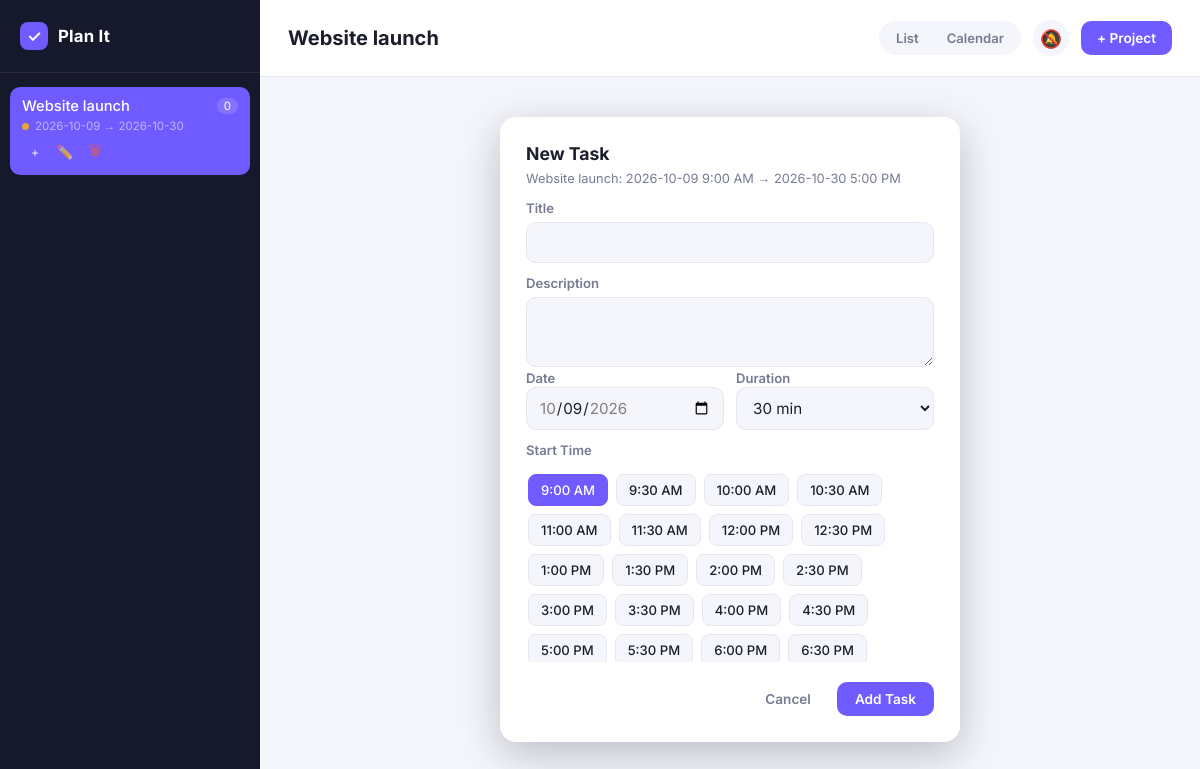
Screenshot of /project/428/activity/new with the database file from the repository.
### tables this page shows
CREATE TABLE project (
  id INTEGER PRIMARY KEY AUTOINCREMENT,
  title TEXT NOT NULL,
  start_date TEXT NOT NULL,
  start_time TEXT NOT NULL,
  end_date TEXT NOT NULL,
  end_time TEXT NOT NULL
);

### app.py (the view)
@app.route("/project/<int:project_id>/activity/new", methods=["GET", "POST"])
def new_activity(project_id):
    project = queries.get_project(project_id)
    if request.method == "POST":
        return _save_activity(project_id, None)
    activities = queries.get_activities(project_id)
    slots = th.generate_time_slots_for_date(
        f'{project["start_date"]}T{project["start_time"]}',
        f'{project["end_date"]}T{project["end_time"]}',
        project["start_date"],
    )
    first_free = next(
        (
            s
            for s in slots
            if th.is_slot_available(
                activities,
                project["start_date"],
                s,
                DEFAULT_DURATION,
                f'{project["start_date"]}T{project["start_time"]}',
                f'{project["end_date"]}T{project["end_time"]}',
            )
        ),
        "",
    )
    return render_template(
        "activity_form.html",
        project=project,
        activity=None,
        due_date=project["start_date"],
        start_time=first_free,
        duration=DEFAULT_DURATION,
        slots=slots,
        activities=activities,
    )

### app.py (called while the page is built)
@app.context_processor
def inject_globals():
    return {"projects": queries.get_projects(), "th": th}

### queries.py (called while the page is built)
def get_projects():
    return db.execute(
        """
        SELECT project.*,
               (SELECT COUNT(*) FROM activity WHERE activity.project_id = project.id) AS activity_count
        FROM project
        ORDER BY start_date
        """
    )

def get_project(project_id):
    projects = db.execute("SELECT * FROM project WHERE id = ?", project_id)
    if not projects:
        return None
    return projects[0]

def get_activities(project_id):
    return db.execute(
        "SELECT * FROM activity WHERE project_id = ? ORDER BY due_date, start_time",
        project_id,
    )

### timehelpers.py (called while the page is built, shortened)
def format_time_label(time_str):
    if not time_str:
        return ""
    h, m = map(int, time_str.split(":"))
    period = "PM" if h >= 12 else "AM"
    hour_12 = 12 if h % 12 == 0 else h % 12
    return f"{hour_12}:{m:02d} {period}"

def is_slot_available(
    activities,
    date,
    start_time,
    duration_minutes,
    project_start,
    project_end,
    exclude_activity_id=None,
):
    if not start_time:
        return False
    slot_start = datetime.fromisoformat(f"{date}T{start_time}")
    slot_end = slot_start + timedelta(minutes=duration_minutes)
    project_start_dt = datetime.fromisoformat(project_start)
    project_end_dt = datetime.fromisoformat(project_end)
    if slot_start < project_start_dt or slot_end > project_end_dt:
        return False
    return True

def get_priority(date_str, time_str):
    if not date_str:
        return "Weeks"
    target = datetime.fromisoformat(f"{date_str}T{time_str or '23:59'}:00")
    now = datetime.now()  # noqa: DTZ005
    diff = (target - now).total_seconds()
    if diff <= 0:
        return "OverDue"
    diff_mins = diff / 60
    if diff_mins <= 60:
        return "Hour"
    if target.date() == now.date():
        return "Today"
    if diff_mins <= 60 * 24:
        return "Hours"
    diff_days = diff / 86400
    if diff_days <= 7:
        return "Days"
    if diff_days <= 14:
        return "Week"
    if diff_days <= 30:
        return "Weeks"

def get_urgency_class(priority):
    if priority in ("OverDue", "Hour", "Hours", "Today"):
        return "urgency--high"
    if priority in ("Days", "Week", "Weeks"):
        return "urgency--mid"
    return "urgency--low"

### templates/activity_form.html (shortened to what this page needs)
{% extends "base.html" %}
{% set start_time_valid = start_time and th.is_slot_available(
  activities, due_date, start_time, duration,
  project['start_date'] ~ 'T' ~ project['start_time'], project['end_date'] ~ 'T' ~ project['end_time'],
  activity['id'] if activity else none
) %}
{% block content %}
<div class="form-page">
  <form
    class="modal-form"
    method="POST"
    action="{{ url_for('edit_activity', activity_id=activity['id']) if activity else url_for('new_activity', project_id=project['id']) }}"
  >
    <h3 class="modal-form__title">{{ 'Edit Task' if activity else 'New Task' }}</h3>
    <p class="modal-form__hint">
      {% if project['start_date'] == project['end_date'] %}
        {{ project['title'] }}:
        {{ project['start_date'] }}
        {{ th.format_time_label(project['start_time']) }} →
        {{ th.format_time_label(project['end_time']) }}
      {% else %}
        {{ project['title'] }}:
        {{ project['start_date'] }} {{ th.format_time_label(project['start_time']) }} →
        {{ project['end_date'] }} {{ th.format_time_label(project['end_time']) }}
      {% endif %}
    </p>
    <label for="title">Title</label>
    <input type="text" id="title" name="title" value="{{ activity['title'] if activity else '' }}" required autofocus />
    <label for="description">Description</label>
    <textarea id="description" name="description">{{ activity['description'] if activity else '' }}</textarea>
    <div class="form-row">
      <div>
        <label for="due-date">Date</label>
        <input
          type="date"
          id="due-date"
          name="due_date"
          value="{{ due_date }}"
          min="{{ project['start_date'] }}"
          max="{{ project['end_date'] }}"
          required
        />
      </div>
      <div>
        <label for="duration">Duration</label>
        <select id="duration" name="duration">
          {% for value, label in [(15, '15 min'), (30, '30 min'), (45, '45 min'), (60, '1 hr'), (90, '1.5 hr'), (120, '2 hr')] %}
            <option value="{{ value }}" {{ 'selected' if duration == value else '' }}>{{ label }}</option>
          {% endfor %}
        </select>
      </div>
    </div>
    <label>Start Time</label>
    {% if slots|length == 0 %}
      <p class="field-hint">The project span is too short for any task.</p>
    {% else %}
      <div class="time-slots" id="time-slots">
        {% for slot in slots %}
          {% set available = th.is_slot_available(
            activities, due_date, slot, duration,
            project["start_date"] ~ "T" ~ project["start_time"], project["end_date"] ~ "T" ~ project["end_time"],
            activity['id'] if activity else none
          ) %}
          <button
            type="button"
            class="time-slot {{ 'is-selected' if slot == start_time else '' }} {{ 'is-disabled' if not available else '' }}"
            data-time="{{ slot }}"
            {{ 'disabled' if not available else '' }}
            onclick="
              document.querySelectorAll('.time-slot').forEach(function (b) { b.classList.remove('is-selected'); });
              this.classList.add('is-selected');
              document.getElementById('start-time').value = this.dataset.time;
            "
          >
            {{ th.format_time_label(slot) }}
          </button>
        {% endfor %}
      </div>
    {% endif %}
    <div class="modal-form__actions">
      <a class="cancel" href="{{ url_for('index', project_id=project['id']) }}">Cancel</a>
      <button type="submit" class="submit" {{ 'disabled' if not start_time_valid else '' }}>
        {{ 'Save Changes' if activity else 'Add Task' }}
      </button>
    </div>
  </form>
</div>
{% endblock %}

### templates/sidebar.html (shortened to what this page needs)
{% set ctx_project = current if current is defined and current else (project if
project is defined and project else none) %}
<div class="sidebar">
  <div class="sidebar__logo">
    <span class="sidebar__logo-mark">✓</span>
    <span class="sidebar__logo-text">Plan It</span>
  </div>
  <div class="sidebar__list">
    {% if not projects %}
    <div class="sidebar__empty">
      <p>No projects yet.</p>
      <a class="sidebar__empty-btn" href="{{ url_for('new_project') }}"
        >Create your first project</a
      >
    </div>
    {% else %} {% for p in projects %} {% set priority =
    th.get_priority(p['end_date'], p['end_time']) %} {% set is_active =
    ctx_project and ctx_project['id'] == p['id'] %}
    <div
      class="sidebar-project {{ 'is-active' if is_active else '' }}"
      onclick="window.location.href='{{ url_for('index', project_id=p['id']) }}'"
    >
      <div class="sidebar-project__row">
        <span class="sidebar-project__title">{{ p['title'] }}</span>
        <span class="sidebar-project__count">{{ p['activity_count'] }}</span>
      </div>
      <div class="sidebar-project__meta">
        <span
          class="priority-dot {{ th.get_urgency_class(priority) }}"
          title="{{ priority }}"
        ></span>
        <span class="sidebar-project__dates"
          >{{ p['start_date'] }} → {{ p['end_date'] }}</span
        >
      </div>
      <div class="sidebar-project__actions">
        <a
          class="icon-btn"
          href="{{ url_for('new_activity', project_id=p['id']) }}"
          title="Add task"
          onclick="event.stopPropagation()"
          >+</a
        >
        <a
          class="icon-btn"
          href="{{ url_for('edit_project', project_id=p['id']) }}"
          title="Edit project"
          onclick="event.stopPropagation()"
          >✏️</a
        >
        <form
          method="POST"
          action="{{ url_for('delete_project', project_id=p['id']) }}"
          onclick="event.stopPropagation()"
          onsubmit="return confirm('Delete this project and all its tasks?');"
        >
          <button
            class="icon-btn icon-btn--danger"
            type="submit"
            title="Delete project"
          >
          </button>
        </form>
      </div>
    </div>
    {% endfor %} {% endif %}
  </div>
</div>

### templates/header.html (shortened to what this page needs)
{% set ctx_project = current if current is defined and current else (project if
project is defined and project else none) %}
<div class="topbar">
  <div class="topbar__left">
    <div>
      <h2 class="topbar__title">
        {% if request.endpoint == 'calendar_view' %} Calendar{% if selected_date
        %}<span class="topbar__subtitle"> · {{ selected_date }}</span>{% endif
        %} {% elif ctx_project %} {{ ctx_project['title'] }} {% else %} Select a
        project {% endif %}
      </h2>
    </div>
  </div>
  <div class="topbar__actions">
    <div class="view-toggle" role="tablist" aria-label="View mode">
      <a
        class="view-toggle__btn {{ 'is-active' if request.endpoint == 'index' else '' }}"
        href="{{ url_for('index', project_id=ctx_project['id']) if ctx_project else url_for('index') }}"
        >List</a
      >
      <a
        class="view-toggle__btn {{ 'is-active' if request.endpoint in ('calendar_view', 'calendar_day') else '' }}"
        href="{{ url_for('calendar_view') }}"
        >Calendar</a
      >
    </div>
    <button
      class="bell-btn"
      id="bell-btn"
      type="button"
      onclick="requestNotifications()"
      title="Turn on due-date notifications"
    >
    </button>
    <a class="add-project-btn" href="{{ url_for('new_project') }}">+ Project</a>
  </div>
</div>

### rows the page displays
project: title "Website launch", activity_count "0", start_date "2026-10-09", end_date "2026-10-30", format_time_label "9:00 AM", format_time_label "5:00 PM", due_date "10/09/2026"

### other values shown
{{ 'Edit Task' if activity else 'New Task' }} "New Task"
{{ th.format_time_label(slot) }} "9:00 AM" "9:30 AM" "10:00 AM" "10:30 AM" "11:00 AM" "11:30 AM" "12:00 PM" "12:30 PM" "1:00 PM" "1:30 PM" "2:00 PM" "2:30 PM" "3:00 PM" "3:30 PM" "4:00 PM" "4:30 PM" "5:00 PM" "5:30 PM" "6:00 PM" "6:30 PM"
{{ 'Save Changes' if activity else 'Add Task' }} "Add Task"
form field duration "30 min"
